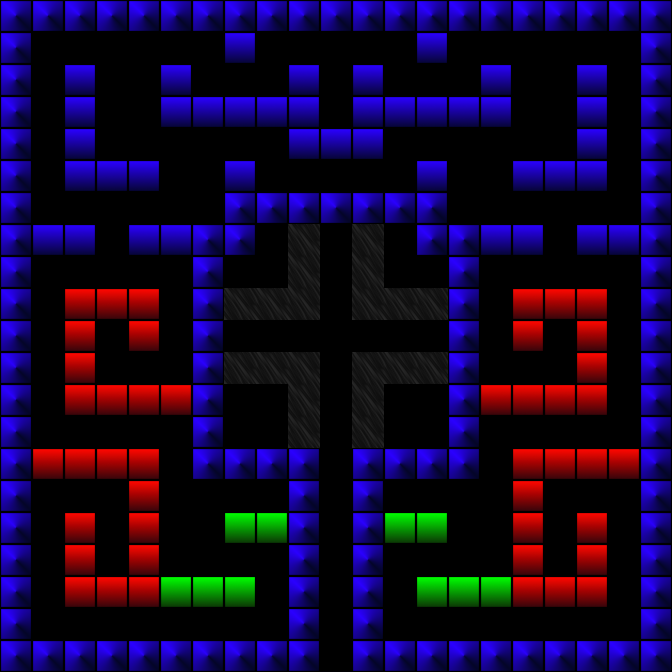

A level layout from a 2D game, rendered from its tile map. Below: a short description, then the map file with its tile-grid data intact:
An orthogonal 21x21 tile map with 32x32 px tiles, 1 tile layer (Tile Layer 1) and 7 objects (6x collision, collider).

<map version="1.10" tiledversion="1.11.0" orientation="orthogonal" renderorder="right-down" width="21" height="21" tilewidth="32" tileheight="32" infinite="0" nextlayerid="2" nextobjectid="1">
 <tileset firstgid="1" name="Tileset1" tilewidth="32" tileheight="32" tilecount="7" columns="0">
  <grid orientation="orthogonal" width="1" height="1" />
  <tile id="0">
   <image source="tiles/tile0.png" width="32" height="32" />
   <objectgroup draworder="index" id="2">
    <object id="1" name="collider" x="0" y="0" width="32" height="32" />
   </objectgroup>
  </tile>
  <tile id="1">
   <image source="tiles/tile1.png" width="32" height="32" />
   <objectgroup draworder="index" id="2">
    <object id="4" name="collision" x="0" y="0" width="32" height="32" />
   </objectgroup>
  </tile>
  <tile id="2">
   <image source="tiles/tile2.png" width="32" height="32" />
   <objectgroup draworder="index" id="2">
    <object id="1" name="collision" x="0" y="0" width="32" height="32" />
   </objectgroup>
  </tile>
  <tile id="3">
   <image source="tiles/tile3.png" width="32" height="32" />
   <objectgroup draworder="index" id="2">
    <object id="1" name="collision" x="0" y="0" width="32" height="32" />
   </objectgroup>
  </tile>
  <tile id="4">
   <image source="tiles/tile4.png" width="32" height="32" />
   <objectgroup draworder="index" id="2">
    <object id="3" name="collision" x="0" y="0" width="32" height="32" />
   </objectgroup>
  </tile>
  <tile id="5">
   <image source="tiles/tile5.png" width="32" height="32" />
   <objectgroup draworder="index" id="2">
    <object id="1" name="collision" x="0" y="0" width="32" height="32" />
   </objectgroup>
  </tile>
  <tile id="6">
   <image source="tiles/tile6.png" width="32" height="32" />
   <objectgroup draworder="index" id="2">
    <object id="2" name="collision" x="0" y="0" width="32" height="32" />
   </objectgroup>
  </tile>
 </tileset>
 <layer id="1" name="Tile Layer 1" width="21" height="21">
  <data encoding="csv">
2,2,2,2,2,2,2,2,2,2,2,2,2,2,2,2,2,2,2,2,2,
2,0,0,0,0,0,0,3,0,0,0,0,0,3,0,0,0,0,0,0,2,
2,0,3,0,0,3,0,0,0,3,0,3,0,0,0,3,0,0,3,0,2,
2,0,3,0,0,3,3,3,3,3,0,3,3,3,3,3,0,0,3,0,2,
2,0,3,0,0,0,0,0,0,3,3,3,0,0,0,0,0,0,3,0,2,
2,0,3,3,3,0,0,3,0,0,0,0,0,3,0,0,3,3,3,0,2,
2,0,0,0,0,0,0,2,2,2,2,2,2,2,0,0,0,0,0,0,2,
2,3,3,0,3,3,2,2,0,1,0,1,0,2,2,3,3,0,3,3,2,
2,0,0,0,0,0,2,0,0,1,0,1,0,0,2,0,0,0,0,0,2,
2,0,5,5,5,0,2,1,1,1,0,1,1,1,2,0,5,5,5,0,2,
2,0,5,0,5,0,2,0,0,0,0,0,0,0,2,0,5,0,5,0,2,
2,0,5,0,0,0,2,1,1,1,0,1,1,1,2,0,0,0,5,0,2,
2,0,5,5,5,5,2,0,0,1,0,1,0,0,2,5,5,5,5,0,2,
2,0,0,0,0,0,2,0,0,1,0,1,0,0,2,0,0,0,0,0,2,
2,5,5,5,5,0,2,2,2,2,0,2,2,2,2,0,5,5,5,5,2,
2,0,0,0,5,0,0,0,0,2,0,2,0,0,0,0,5,0,0,0,2,
2,0,5,0,5,0,0,7,7,2,0,2,7,7,0,0,5,0,5,0,2,
2,0,5,0,5,0,0,0,0,2,0,2,0,0,0,0,5,0,5,0,2,
2,0,5,5,5,7,7,7,0,2,0,2,0,7,7,7,5,5,5,0,2,
2,0,0,0,0,0,0,0,0,2,0,2,0,0,0,0,0,0,0,0,2,
2,2,2,2,2,2,2,2,2,2,0,2,2,2,2,2,2,2,2,2,2
</data>
 </layer>
</map>
